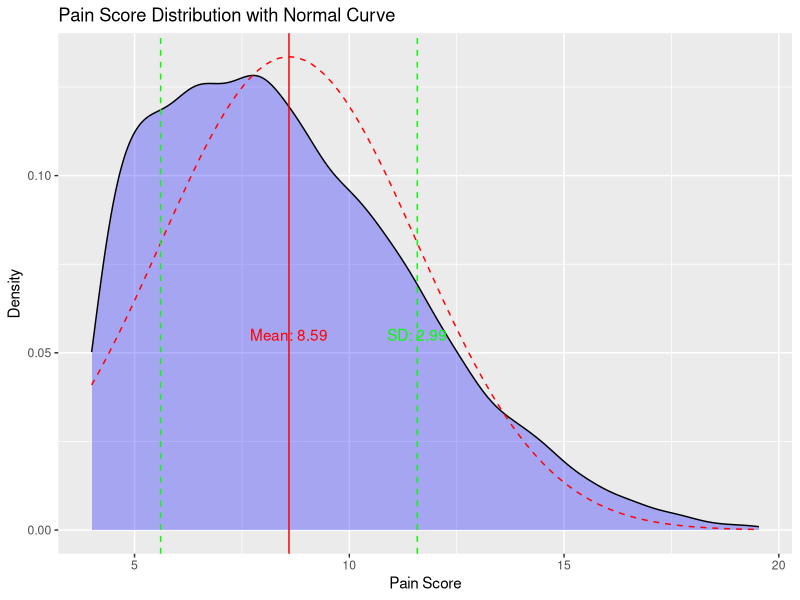
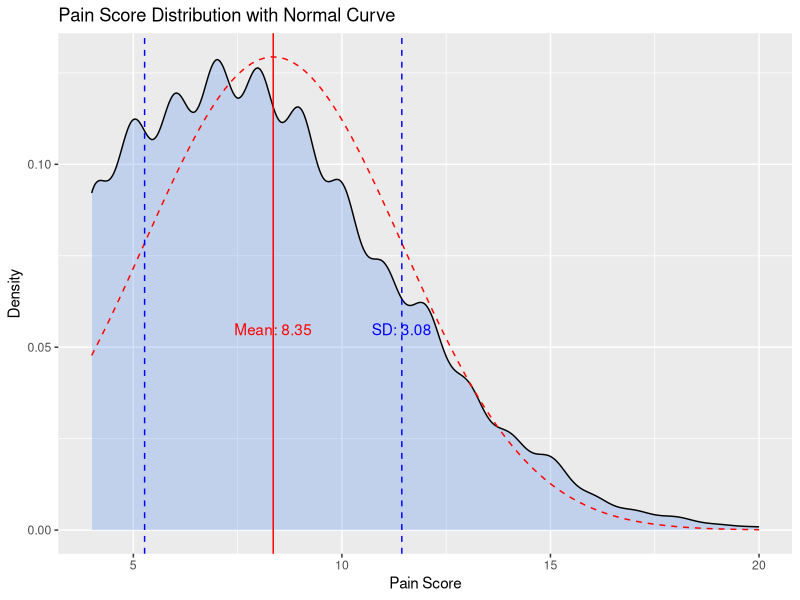

These charts were generated, in order, by the following R code:
# Load necessary libraries
library(ggplot2)
library(dplyr)

# Function to create pain distribution
create_pain_distribution <- function(mean, std_dev, min_score, max_score, truncate_at) {
  # Generate scores from a normal distribution
  scores <- rnorm(10000, mean, std_dev)
  
  # Keep scores within the range 0-20
  scores <- scores[scores >= min_score & scores <= max_score]
  
  # Truncate scores at the lower end
  scores <- scores[scores >= truncate_at]
  
  # Count population in each score from 4-20
  score_counts <- table(cut(scores, breaks=truncate_at:max_score, right=FALSE))
  
  # Define categories
  categories <- list(
    "1" = 4:7,
    "2" = 8:11,
    "3" = 12:20
  )
  
  # Correctly count population in each range
  category_counts <- sapply(categories, function(range) sum(scores >= min(range) & scores <= max(range)))
  
  # Recalculate mean and standard deviation
  new_mean <- mean(scores)
  new_std_dev <- sd(scores)
  
  list(scores=scores, score_counts=score_counts, category_counts=category_counts, new_mean=new_mean, new_std_dev=new_std_dev)
}

# Function to plot distribution
plot_distribution <- function(scores, mean, std_dev) {
  # Create density plot
  density_plot <- ggplot(data.frame(scores), aes(x=scores)) +
    geom_density(fill="blue", alpha=0.3) +
    stat_function(fun=dnorm, args=list(mean=mean, sd=std_dev), col="red", linetype="dashed") +
    geom_vline(xintercept=mean, col="red", linetype="solid") +
    geom_vline(xintercept=mean + std_dev, col="green", linetype="dashed") +
    geom_vline(xintercept=mean - std_dev, col="green", linetype="dashed") +
    annotate("text", x=mean, y=0.05, label=paste("Mean:", round(mean, 2)), col="red", vjust=-1) +
    annotate("text", x=mean + std_dev, y=0.05, label=paste("SD:", round(std_dev, 2)), col="green", vjust=-1) +
    labs(title="Pain Score Distribution with Normal Curve", x="Pain Score", y="Density")
  
  print(density_plot)
}

# Parameters
mean <- 7
std_dev <- 4
min_score <- 0
max_score <- 20
truncate_at <- 4

# Create pain distribution
results <- create_pain_distribution(mean, std_dev, min_score, max_score, truncate_at)

# Print results
print(results$score_counts)
print(results$category_counts)
print(paste("New Mean:", round(results$new_mean, 2)))
print(paste("New Standard Deviation:", round(results$new_std_dev, 2)))

# Plot distribution
plot_distribution(results$scores, results$new_mean, results$new_std_dev)

# Check sums
print(paste("Sum of score counts:", sum(results$score_counts)))
print(paste("Sum of category counts:", sum(results$category_counts)))

# Load necessary libraries
library(ggplot2)
library(dplyr)

# Function to create pain distribution
create_pain_distribution <- function(mean, std_dev, min_score, max_score, truncate_at) {
  # Generate scores from a normal distribution
  scores <- rnorm(10000, mean, std_dev)
  
  # Round scores to the nearest integer to get single pain scores
  scores <- round(scores)
  
  # Keep scores within the range 0-20
  scores <- scores[scores >= min_score & scores <= max_score]
  
  # Count population in each score from min_score to max_score
  score_counts <- table(factor(scores, levels=min_score:max_score))
  
  # Clip values below truncate_at
  scores <- scores[scores >= truncate_at]
  
  # Count population again after truncation
  truncated_score_counts <- table(factor(scores, levels=truncate_at:max_score))
  
  # Define categories
  categories <- list(
    "1" = 4:7,
    "2" = 8:11,
    "3" = 12:20
  )
  
  # Correctly count population in each range
  category_counts <- sapply(categories, function(range) sum(scores %in% range))
  
  # Recalculate mean and standard deviation
  new_mean <- mean(scores)
  new_std_dev <- sd(scores)
  
  list(scores=scores, score_counts=score_counts, truncated_score_counts=truncated_score_counts, category_counts=category_counts, new_mean=new_mean, new_std_dev=new_std_dev)
}

# Function to plot distribution
plot_distribution <- function(scores, mean, std_dev) {
  # Create density plot
  density_plot <- ggplot(data.frame(scores), aes(x=scores)) +
    geom_density(fill="cornflowerblue", alpha=0.3) +
    stat_function(fun=dnorm, args=list(mean=mean, sd=std_dev), col="red", linetype="dashed") +
    geom_vline(xintercept=mean, col="red", linetype="solid") +
    geom_vline(xintercept=mean + std_dev, col="blue", linetype="dashed") +
    geom_vline(xintercept=mean - std_dev, col="blue", linetype="dashed") +
    annotate("text", x=mean, y=0.05, label=paste("Mean:", round(mean, 2)), col="red", vjust=-1) +
    annotate("text", x=mean + std_dev, y=0.05, label=paste("SD:", round(std_dev, 2)), col="blue", vjust=-1) +
    labs(title="Pain Score Distribution with Normal Curve", x="Pain Score", y="Density")
  
  print(density_plot)
}

# Parameters
mean <- 7
std_dev <- 4
min_score <- 0
max_score <- 20
truncate_at <- 4

# Create pain distribution
results <- create_pain_distribution(mean, std_dev, min_score, max_score, truncate_at)

# Print results
print(results$score_counts)
print(results$truncated_score_counts)
print(results$category_counts)
print(paste("New Mean:", round(results$new_mean, 2)))
print(paste("New Standard Deviation:", round(results$new_std_dev, 2)))

# Check sums
print(paste("Sum of initial score counts:", sum(results$score_counts)))
print(paste("Sum of truncated score counts:", sum(results$truncated_score_counts)))
print(paste("Sum of category counts:", sum(results$category_counts)))

# Plot distribution
plot_distribution(results$scores, results$new_mean, results$new_std_dev)

